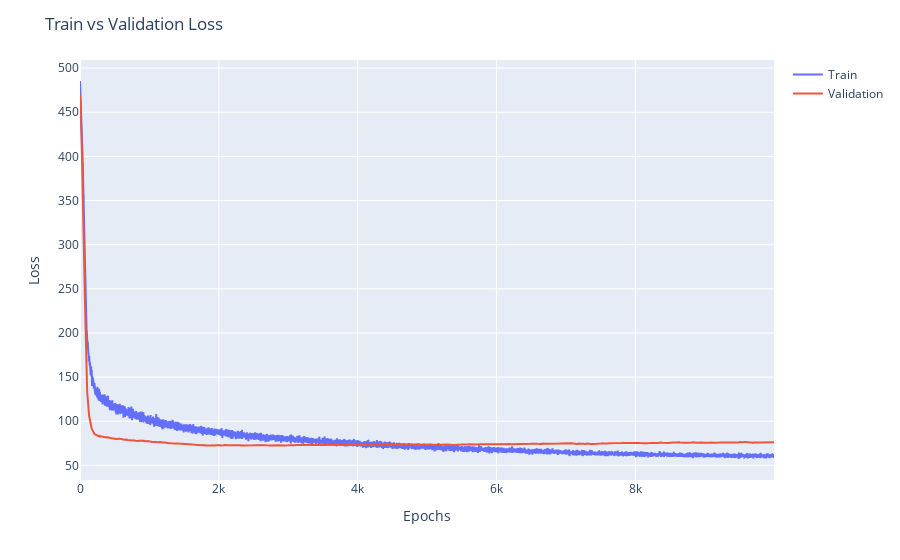

The cell this chart's notebook holds for it:
### Code cell
# Plot training and validation loss
fig = px.line()
fig.add_scatter(y=history.history['loss'], name='Train')
fig.add_scatter(y=history.history['val_loss'], name='Validation')

fig.update_layout(title='Train vs Validation Loss',
                   xaxis_title='Epochs',
                   yaxis_title='Loss')

fig.show()

### Figure 1 — Plotly figure (JSON) as saved in the notebook; plotly's stock layout.template omitted (floating-point values rounded to 4 significant figures; data arrays with more than 128 entries replaced by an {"elided": "..."} marker saying what was removed)
{"data": [{"name": "Train", "type": "scatter", "y": {"elided": "10000 float values"}}, {"name": "Validation", "type": "scatter", "y": {"elided": "10000 float values"}}], "layout": {"legend": {"tracegroupgap": 0}, "margin": {"t": 60}, "title": {"text": "Train vs Validation Loss"}, "xaxis": {"anchor": "y", "domain": [0, 1], "title": {"text": "Epochs"}}, "yaxis": {"anchor": "x", "domain": [0, 1], "title": {"text": "Loss"}}}}
